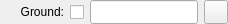
        <widget class="QWidget" name="groundWidget" native="true">
         <property name="sizePolicy">
          <sizepolicy hsizetype="Expanding" vsizetype="Fixed">
           <horstretch>0</horstretch>
           <verstretch>0</verstretch>
          </sizepolicy>
         </property>
         <property name="minimumSize">
          <size>
           <width>0</width>
           <height>24</height>
          </size>
         </property>
         <property name="maximumSize">
          <size>
           <width>16777215</width>
           <height>24</height>
          </size>
         </property>
         <layout class="QHBoxLayout" name="horizontalLayout_4">
          <property name="leftMargin">
           <number>0</number>
          </property>
          <property name="topMargin">
           <number>0</number>
          </property>
          <property name="rightMargin">
           <number>0</number>
          </property>
          <property name="bottomMargin">
           <number>0</number>
          </property>
          <item>
           <widget class="QLabel" name="groundLabel">
            <property name="sizePolicy">
             <sizepolicy hsizetype="Fixed" vsizetype="Preferred">
              <horstretch>0</horstretch>
              <verstretch>0</verstretch>
             </sizepolicy>
            </property>
            <property name="minimumSize">
             <size>
              <width>64</width>
              <height>0</height>
             </size>
            </property>
            <property name="maximumSize">
             <size>
              <width>64</width>
              <height>16777215</height>
             </size>
            </property>
            <property name="toolTip">
             <string/>
            </property>
            <property name="text">
             <string>Ground:</string>
            </property>
            <property name="alignment">
             <set>Qt::AlignRight|Qt::AlignTrailing|Qt::AlignVCenter</set>
            </property>
           </widget>
          </item>
          <item>
           <widget class="QCheckBox" name="groundCheckBox">
            <property name="sizePolicy">
             <sizepolicy hsizetype="Fixed" vsizetype="Preferred">
              <horstretch>0</horstretch>
              <verstretch>0</verstretch>
             </sizepolicy>
            </property>
            <property name="toolTip">
             <string>Toggles ground collision mesh.</string>
            </property>
            <property name="layoutDirection">
             <enum>Qt::RightToLeft</enum>
            </property>
            <property name="text">
             <string/>
            </property>
           </widget>
          </item>
          <item>
           <widget class="QLineEdit" name="groundLineEdit">
            <property name="sizePolicy">
             <sizepolicy hsizetype="Expanding" vsizetype="Preferred">
              <horstretch>0</horstretch>
              <verstretch>0</verstretch>
             </sizepolicy>
            </property>
            <property name="toolTip">
             <string/>
            </property>
            <property name="readOnly">
             <bool>true</bool>
            </property>
           </widget>
          </item>
          <item>
           <widget class="QPushButton" name="groundPushButton">
            <property name="sizePolicy">
             <sizepolicy hsizetype="Fixed" vsizetype="Fixed">
              <horstretch>0</horstretch>
              <verstretch>0</verstretch>
             </sizepolicy>
            </property>
            <property name="minimumSize">
             <size>
              <width>24</width>
              <height>24</height>
             </size>
            </property>
            <property name="maximumSize">
             <size>
              <width>24</width>
              <height>24</height>
             </size>
            </property>
            <property name="toolTip">
             <string>Selects the ground collision plane in the scene.</string>
            </property>
            <property name="text">
             <string/>
            </property>
            <property name="icon">
             <iconset resource="../../../../Python/dcc/ui/resources.qrc">
              <normaloff>:/dcc/icons/select.png</normaloff>:/dcc/icons/select.png</iconset>
            </property>
           </widget>
          </item>
         </layout>
        </widget>
